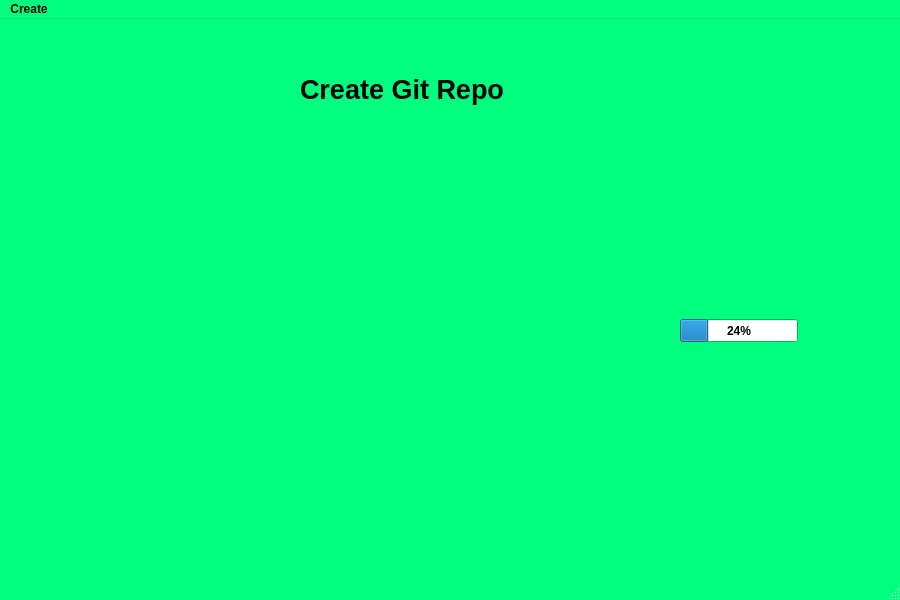
<?xml version="1.0" encoding="UTF-8"?>
<ui version="4.0">
 <class>MainWindow</class>
 <widget class="QMainWindow" name="MainWindow">
  <property name="geometry">
   <rect>
    <x>0</x>
    <y>0</y>
    <width>900</width>
    <height>600</height>
   </rect>
  </property>
  <property name="palette">
   <palette>
    <active>
     <colorrole role="WindowText">
      <brush brushstyle="SolidPattern">
       <color alpha="255">
        <red>0</red>
        <green>0</green>
        <blue>0</blue>
       </color>
      </brush>
     </colorrole>
     <colorrole role="Button">
      <brush brushstyle="SolidPattern">
       <color alpha="255">
        <red>0</red>
        <green>255</green>
        <blue>127</blue>
       </color>
      </brush>
     </colorrole>
     <colorrole role="Light">
      <brush brushstyle="SolidPattern">
       <color alpha="255">
        <red>127</red>
        <green>255</green>
        <blue>191</blue>
       </color>
      </brush>
     </colorrole>
     <colorrole role="Midlight">
      <brush brushstyle="SolidPattern">
       <color alpha="255">
        <red>63</red>
        <green>255</green>
        <blue>159</blue>
       </color>
      </brush>
     </colorrole>
     <colorrole role="Dark">
      <brush brushstyle="SolidPattern">
       <color alpha="255">
        <red>0</red>
        <green>127</green>
        <blue>63</blue>
       </color>
      </brush>
     </colorrole>
     <colorrole role="Mid">
      <brush brushstyle="SolidPattern">
       <color alpha="255">
        <red>0</red>
        <green>170</green>
        <blue>84</blue>
       </color>
      </brush>
     </colorrole>
     <colorrole role="Text">
      <brush brushstyle="SolidPattern">
       <color alpha="255">
        <red>0</red>
        <green>0</green>
        <blue>0</blue>
       </color>
      </brush>
     </colorrole>
     <colorrole role="BrightText">
      <brush brushstyle="SolidPattern">
       <color alpha="255">
        <red>255</red>
        <green>255</green>
        <blue>255</blue>
       </color>
      </brush>
     </colorrole>
     <colorrole role="ButtonText">
      <brush brushstyle="SolidPattern">
       <color alpha="255">
        <red>0</red>
        <green>0</green>
        <blue>0</blue>
       </color>
      </brush>
     </colorrole>
     <colorrole role="Base">
      <brush brushstyle="SolidPattern">
       <color alpha="255">
        <red>255</red>
        <green>255</green>
        <blue>255</blue>
       </color>
      </brush>
     </colorrole>
     <colorrole role="Window">
      <brush brushstyle="SolidPattern">
       <color alpha="255">
        <red>0</red>
        <green>255</green>
        <blue>127</blue>
       </color>
      </brush>
     </colorrole>
     <colorrole role="Shadow">
      <brush brushstyle="SolidPattern">
       <color alpha="255">
        <red>0</red>
        <green>0</green>
        <blue>0</blue>
       </color>
      </brush>
     </colorrole>
     <colorrole role="AlternateBase">
      <brush brushstyle="SolidPattern">
       <color alpha="255">
        <red>127</red>
        <green>255</green>
        <blue>191</blue>
       </color>
      </brush>
     </colorrole>
     <colorrole role="ToolTipBase">
      <brush brushstyle="SolidPattern">
       <color alpha="255">
        <red>255</red>
        <green>255</green>
        <blue>220</blue>
       </color>
      </brush>
     </colorrole>
     <colorrole role="ToolTipText">
      <brush brushstyle="SolidPattern">
       <color alpha="255">
        <red>0</red>
        <green>0</green>
        <blue>0</blue>
       </color>
      </brush>
     </colorrole>
     <colorrole role="PlaceholderText">
      <brush brushstyle="SolidPattern">
       <color alpha="128">
        <red>0</red>
        <green>0</green>
        <blue>0</blue>
       </color>
      </brush>
     </colorrole>
    </active>
    <inactive>
     <colorrole role="WindowText">
      <brush brushstyle="SolidPattern">
       <color alpha="255">
        <red>0</red>
        <green>0</green>
        <blue>0</blue>
       </color>
      </brush>
     </colorrole>
     <colorrole role="Button">
      <brush brushstyle="SolidPattern">
       <color alpha="255">
        <red>0</red>
        <green>255</green>
        <blue>127</blue>
       </color>
      </brush>
     </colorrole>
     <colorrole role="Light">
      <brush brushstyle="SolidPattern">
       <color alpha="255">
        <red>127</red>
        <green>255</green>
        <blue>191</blue>
       </color>
      </brush>
     </colorrole>
     <colorrole role="Midlight">
      <brush brushstyle="SolidPattern">
       <color alpha="255">
        <red>63</red>
        <green>255</green>
        <blue>159</blue>
       </color>
      </brush>
     </colorrole>
     <colorrole role="Dark">
      <brush brushstyle="SolidPattern">
       <color alpha="255">
        <red>0</red>
        <green>127</green>
        <blue>63</blue>
       </color>
      </brush>
     </colorrole>
     <colorrole role="Mid">
      <brush brushstyle="SolidPattern">
       <color alpha="255">
        <red>0</red>
        <green>170</green>
        <blue>84</blue>
       </color>
      </brush>
     </colorrole>
     <colorrole role="Text">
      <brush brushstyle="SolidPattern">
       <color alpha="255">
        <red>0</red>
        <green>0</green>
        <blue>0</blue>
       </color>
      </brush>
     </colorrole>
     <colorrole role="BrightText">
      <brush brushstyle="SolidPattern">
       <color alpha="255">
        <red>255</red>
        <green>255</green>
        <blue>255</blue>
       </color>
      </brush>
     </colorrole>
     <colorrole role="ButtonText">
      <brush brushstyle="SolidPattern">
       <color alpha="255">
        <red>0</red>
        <green>0</green>
        <blue>0</blue>
       </color>
      </brush>
     </colorrole>
     <colorrole role="Base">
      <brush brushstyle="SolidPattern">
       <color alpha="255">
        <red>255</red>
        <green>255</green>
        <blue>255</blue>
       </color>
      </brush>
     </colorrole>
     <colorrole role="Window">
      <brush brushstyle="SolidPattern">
       <color alpha="255">
        <red>0</red>
        <green>255</green>
        <blue>127</blue>
       </color>
      </brush>
     </colorrole>
     <colorrole role="Shadow">
      <brush brushstyle="SolidPattern">
       <color alpha="255">
        <red>0</red>
        <green>0</green>
        <blue>0</blue>
       </color>
      </brush>
     </colorrole>
     <colorrole role="AlternateBase">
      <brush brushstyle="SolidPattern">
       <color alpha="255">
        <red>127</red>
        <green>255</green>
        <blue>191</blue>
       </color>
      </brush>
     </colorrole>
     <colorrole role="ToolTipBase">
      <brush brushstyle="SolidPattern">
       <color alpha="255">
        <red>255</red>
        <green>255</green>
        <blue>220</blue>
       </color>
      </brush>
     </colorrole>
     <colorrole role="ToolTipText">
      <brush brushstyle="SolidPattern">
       <color alpha="255">
        <red>0</red>
        <green>0</green>
        <blue>0</blue>
       </color>
      </brush>
     </colorrole>
     <colorrole role="PlaceholderText">
      <brush brushstyle="SolidPattern">
       <color alpha="128">
        <red>0</red>
        <green>0</green>
        <blue>0</blue>
       </color>
      </brush>
     </colorrole>
    </inactive>
    <disabled>
     <colorrole role="WindowText">
      <brush brushstyle="SolidPattern">
       <color alpha="255">
        <red>0</red>
        <green>127</green>
        <blue>63</blue>
       </color>
      </brush>
     </colorrole>
     <colorrole role="Button">
      <brush brushstyle="SolidPattern">
       <color alpha="255">
        <red>0</red>
        <green>255</green>
        <blue>127</blue>
       </color>
      </brush>
     </colorrole>
     <colorrole role="Light">
      <brush brushstyle="SolidPattern">
       <color alpha="255">
        <red>127</red>
        <green>255</green>
        <blue>191</blue>
       </color>
      </brush>
     </colorrole>
     <colorrole role="Midlight">
      <brush brushstyle="SolidPattern">
       <color alpha="255">
        <red>63</red>
        <green>255</green>
        <blue>159</blue>
       </color>
      </brush>
     </colorrole>
     <colorrole role="Dark">
      <brush brushstyle="SolidPattern">
       <color alpha="255">
        <red>0</red>
        <green>127</green>
        <blue>63</blue>
       </color>
      </brush>
     </colorrole>
     <colorrole role="Mid">
      <brush brushstyle="SolidPattern">
       <color alpha="255">
        <red>0</red>
        <green>170</green>
        <blue>84</blue>
       </color>
      </brush>
     </colorrole>
     <colorrole role="Text">
      <brush brushstyle="SolidPattern">
       <color alpha="255">
        <red>0</red>
        <green>127</green>
        <blue>63</blue>
       </color>
      </brush>
     </colorrole>
     <colorrole role="BrightText">
      <brush brushstyle="SolidPattern">
       <color alpha="255">
        <red>255</red>
        <green>255</green>
        <blue>255</blue>
       </color>
      </brush>
     </colorrole>
     <colorrole role="ButtonText">
      <brush brushstyle="SolidPattern">
       <color alpha="255">
        <red>0</red>
        <green>127</green>
        <blue>63</blue>
       </color>
      </brush>
     </colorrole>
     <colorrole role="Base">
      <brush brushstyle="SolidPattern">
       <color alpha="255">
        <red>0</red>
        <green>255</green>
        <blue>127</blue>
       </color>
      </brush>
     </colorrole>
     <colorrole role="Window">
      <brush brushstyle="SolidPattern">
       <color alpha="255">
        <red>0</red>
        <green>255</green>
        <blue>127</blue>
       </color>
      </brush>
     </colorrole>
     <colorrole role="Shadow">
      <brush brushstyle="SolidPattern">
       <color alpha="255">
        <red>0</red>
        <green>0</green>
        <blue>0</blue>
       </color>
      </brush>
     </colorrole>
     <colorrole role="AlternateBase">
      <brush brushstyle="SolidPattern">
       <color alpha="255">
        <red>0</red>
        <green>255</green>
        <blue>127</blue>
       </color>
      </brush>
     </colorrole>
     <colorrole role="ToolTipBase">
      <brush brushstyle="SolidPattern">
       <color alpha="255">
        <red>255</red>
        <green>255</green>
        <blue>220</blue>
       </color>
      </brush>
     </colorrole>
     <colorrole role="ToolTipText">
      <brush brushstyle="SolidPattern">
       <color alpha="255">
        <red>0</red>
        <green>0</green>
        <blue>0</blue>
       </color>
      </brush>
     </colorrole>
     <colorrole role="PlaceholderText">
      <brush brushstyle="SolidPattern">
       <color alpha="128">
        <red>0</red>
        <green>0</green>
        <blue>0</blue>
       </color>
      </brush>
     </colorrole>
    </disabled>
   </palette>
  </property>
  <property name="font">
   <font>
    <weight>75</weight>
    <italic>false</italic>
    <bold>true</bold>
    <underline>false</underline>
    <strikeout>false</strikeout>
    <stylestrategy>PreferDefault</stylestrategy>
    <kerning>true</kerning>
   </font>
  </property>
  <property name="cursor">
   <cursorShape>ArrowCursor</cursorShape>
  </property>
  <property name="windowTitle">
   <string>Git Gui</string>
  </property>
  <widget class="QWidget" name="centralwidget">
   <widget class="QLabel" name="label_2">
    <property name="geometry">
     <rect>
      <x>300</x>
      <y>40</y>
      <width>371</width>
      <height>61</height>
     </rect>
    </property>
    <property name="font">
     <font>
      <family>Segoe UI Historic</family>
      <pointsize>20</pointsize>
      <weight>75</weight>
      <italic>false</italic>
      <bold>true</bold>
      <underline>false</underline>
      <strikeout>false</strikeout>
      <stylestrategy>PreferDefault</stylestrategy>
      <kerning>true</kerning>
     </font>
    </property>
    <property name="cursor">
     <cursorShape>ArrowCursor</cursorShape>
    </property>
    <property name="acceptDrops">
     <bool>false</bool>
    </property>
    <property name="text">
     <string>Create Git Repo</string>
    </property>
   </widget>
   <widget class="QProgressBar" name="progressBar">
    <property name="geometry">
     <rect>
      <x>680</x>
      <y>300</y>
      <width>118</width>
      <height>23</height>
     </rect>
    </property>
    <property name="value">
     <number>24</number>
    </property>
   </widget>
  </widget>
  <widget class="QMenuBar" name="menubar">
   <property name="geometry">
    <rect>
     <x>0</x>
     <y>0</y>
     <width>900</width>
     <height>26</height>
    </rect>
   </property>
   <widget class="QMenu" name="menuCreate">
    <property name="title">
     <string>Create</string>
    </property>
    <addaction name="actionnew_Git_Repo"/>
    <addaction name="actionfork_from_Link"/>
    <addaction name="separator"/>
    <addaction name="actiondelete_Repo"/>
   </widget>
   <addaction name="menuCreate"/>
  </widget>
  <widget class="QStatusBar" name="statusbar"/>
  <action name="actionnew_Git_Repo">
   <property name="text">
    <string>new Git Repo</string>
   </property>
  </action>
  <action name="actionfork_from_Link">
   <property name="text">
    <string>fork from Link</string>
   </property>
  </action>
  <action name="actiondelete_Repo">
   <property name="text">
    <string>delete Repo</string>
   </property>
  </action>
 </widget>
 <resources/>
 <connections/>
</ui>
